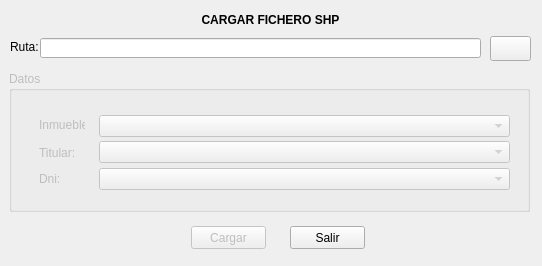
<?xml version="1.0" encoding="UTF-8"?>
<ui version="4.0">
 <class>Form</class>
 <widget class="QWidget" name="Form">
  <property name="geometry">
   <rect>
    <x>0</x>
    <y>0</y>
    <width>542</width>
    <height>266</height>
   </rect>
  </property>
  <property name="windowTitle">
   <string>Form</string>
  </property>
  <widget class="QLineEdit" name="ruta">
   <property name="geometry">
    <rect>
     <x>40</x>
     <y>38</y>
     <width>441</width>
     <height>20</height>
    </rect>
   </property>
  </widget>
  <widget class="QLabel" name="label">
   <property name="geometry">
    <rect>
     <x>10</x>
     <y>40</y>
     <width>46</width>
     <height>13</height>
    </rect>
   </property>
   <property name="text">
    <string>Ruta:</string>
   </property>
  </widget>
  <widget class="QPushButton" name="abrir">
   <property name="geometry">
    <rect>
     <x>490</x>
     <y>36</y>
     <width>41</width>
     <height>25</height>
    </rect>
   </property>
   <property name="text">
    <string/>
   </property>
   <property name="icon">
    <iconset resource="rsc/ficheros.qrc">
     <normaloff>:/icons/carpeta.png</normaloff>:/icons/carpeta.png</iconset>
   </property>
  </widget>
  <widget class="QGroupBox" name="groupBox">
   <property name="enabled">
    <bool>false</bool>
   </property>
   <property name="geometry">
    <rect>
     <x>9</x>
     <y>71</y>
     <width>521</width>
     <height>141</height>
    </rect>
   </property>
   <property name="title">
    <string>Datos</string>
   </property>
   <widget class="QLabel" name="label_2">
    <property name="geometry">
     <rect>
      <x>30</x>
      <y>47</y>
      <width>46</width>
      <height>13</height>
     </rect>
    </property>
    <property name="text">
     <string>Inmueble:</string>
    </property>
   </widget>
   <widget class="QLabel" name="label_3">
    <property name="geometry">
     <rect>
      <x>30</x>
      <y>75</y>
      <width>46</width>
      <height>13</height>
     </rect>
    </property>
    <property name="text">
     <string>Titular:</string>
    </property>
   </widget>
   <widget class="QLabel" name="label_4">
    <property name="geometry">
     <rect>
      <x>30</x>
      <y>101</y>
      <width>46</width>
      <height>13</height>
     </rect>
    </property>
    <property name="text">
     <string>Dni:</string>
    </property>
   </widget>
   <widget class="QComboBox" name="inmueble">
    <property name="geometry">
     <rect>
      <x>90</x>
      <y>44</y>
      <width>411</width>
      <height>22</height>
     </rect>
    </property>
   </widget>
   <widget class="QComboBox" name="titular">
    <property name="geometry">
     <rect>
      <x>90</x>
      <y>70</y>
      <width>411</width>
      <height>22</height>
     </rect>
    </property>
   </widget>
   <widget class="QComboBox" name="dni">
    <property name="geometry">
     <rect>
      <x>90</x>
      <y>97</y>
      <width>411</width>
      <height>22</height>
     </rect>
    </property>
   </widget>
  </widget>
  <widget class="QPushButton" name="cargar">
   <property name="enabled">
    <bool>false</bool>
   </property>
   <property name="geometry">
    <rect>
     <x>191</x>
     <y>226</y>
     <width>75</width>
     <height>23</height>
    </rect>
   </property>
   <property name="text">
    <string>Cargar</string>
   </property>
  </widget>
  <widget class="QLabel" name="label_5">
   <property name="geometry">
    <rect>
     <x>10</x>
     <y>10</y>
     <width>521</width>
     <height>20</height>
    </rect>
   </property>
   <property name="font">
    <font>
     <weight>75</weight>
     <bold>true</bold>
    </font>
   </property>
   <property name="text">
    <string>CARGAR FICHERO SHP</string>
   </property>
   <property name="alignment">
    <set>Qt::AlignCenter</set>
   </property>
  </widget>
  <widget class="QPushButton" name="salir">
   <property name="enabled">
    <bool>true</bool>
   </property>
   <property name="geometry">
    <rect>
     <x>290</x>
     <y>226</y>
     <width>75</width>
     <height>23</height>
    </rect>
   </property>
   <property name="sizePolicy">
    <sizepolicy hsizetype="Ignored" vsizetype="Ignored">
     <horstretch>0</horstretch>
     <verstretch>0</verstretch>
    </sizepolicy>
   </property>
   <property name="styleSheet">
    <string notr="true"/>
   </property>
   <property name="text">
    <string>Salir</string>
   </property>
  </widget>
 </widget>
 <resources>
  <include location="rsc/ficheros.qrc"/>
 </resources>
 <connections/>
</ui>
